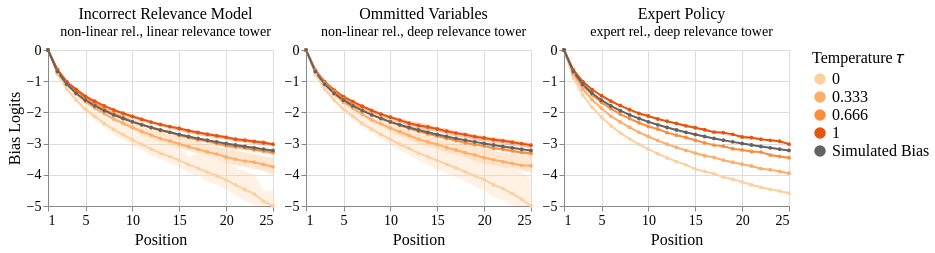

The code cell stored with this chart in its notebook:
### Code cell
def plot_bias(experiment, policy_strength, use_propensity_weighting, title="", subtitle="", width=225, height=156, color="blues", show_axis_title=True):
    scheme = {
        "blue": ["#C6DBEF", "#9ECAE1", "#6BAED6", "#3182BD", "#636363"],
        "green": ["#C7E9C0", "#A1D99B", "#74C476", "#31A354", "#636363"],
        "orange": ["#FDD0A2", "#fdae6b", "#FD8D3C", "#E6550E", "#636363"],
    }[color]

    
    bias_df = load(experiment, "bias.csv")
    bias_df = bias_df[bias_df["policy_strength"] == policy_strength]
    bias_df = bias_df[bias_df["use_propensity_weighting"] == use_propensity_weighting]

    
    n_positions = bias_df.position.max() + 1
    true_bias_df = pd.DataFrame(
        {
            "position": range(n_positions),
            "examination": get_position_bias(n_positions, 1),
            "policy_temperature": "Simulated Bias"
        }
    )

    bias_df = pd.concat([bias_df, true_bias_df])
    bias_df["position"] += 1

    base = alt.Chart(bias_df, width=width, height=height, title=alt.Title(text=title, subtitle=subtitle)).encode(
        x=alt.X("position:Q", title="Position").axis(labelAngle=0, values=[1, 5, 10, 15, 20, 25]).scale(nice=False)
    )
    
    line = base.mark_line(point=True, opacity=1).encode(
        y=alt.Y("mean(examination):Q", title="Bias Logits" if show_axis_title else None).scale(domain=(-5, 0), clamp=True),
        color=alt.Color("policy_temperature:O", title="Temperature 𝜏").scale(range=scheme)
    )
    
    ci = base.mark_errorband(extent="ci").encode(
        y=alt.Y("examination:Q", title="Bias Logits" if show_axis_title else None).scale(domain=(-5, 0), clamp=True),
        color=alt.Color("policy_temperature:O").scale(range=scheme)
    )
    
    return ci + line



misfit_linear = plot_bias("3-model-misfit-linear", policy_strength=1, use_propensity_weighting=False, color="orange", title="Incorrect Relevance Model", subtitle="non-linear rel., linear relevance tower")
omitted_features = plot_bias("3-model-misfit-omitted-features", policy_strength=1, use_propensity_weighting=False, color="orange", title="Ommitted Variables", subtitle="non-linear rel., deep relevance tower", show_axis_title=False)
expert_policy = plot_bias("3-expert-policy", policy_strength=1, use_propensity_weighting=False, color="orange", title="Expert Policy", subtitle="expert rel., deep relevance tower", show_axis_title=False)


chart = (
    misfit_linear | omitted_features | expert_policy
).configure_line(
    size=2
).configure_point(
    size=15
).resolve_scale(
    y="shared"
).configure_concat(
    spacing=5
)

chart

### Figure 1 — Vega-Lite specification as saved in the notebook (floating-point values rounded to 4 significant figures; data arrays with more than 128 entries replaced by an {"elided": "..."} marker saying what was removed)
{"config": {"title": {"font": "serif", "fontWeight": "normal", "fontSize": 16, "dx": 5, "subtitleFont": "serif", "subtitleFontSize": 14}, "axis": {"titleFont": "serif", "titleFontWeight": "normal", "titleFontSize": 16, "labelFont": "serif", "labelFontWeight": "normal", "labelFontSize": 14}, "headerColumn": {"titleFont": "serif", "titleFontWeight": "normal", "titleFontSize": 16, "labelFont": "serif", "labelFontWeight": "normal", "labelFontSize": 16}, "text": {"font": "serif", "fontSize": 14}, "legend": {"symbolOpacity": 1, "titleFont": "serif", "titleFontWeight": "normal", "titleFontSize": 16, "labelFont": "serif", "labelFontWeight": "normal", "labelFontSize": 16}, "concat": {"spacing": 5}, "line": {"size": 2}, "point": {"size": 15}}, "hconcat": [{"layer": [{"mark": {"type": "errorband", "extent": "ci"}, "encoding": {"color": {"field": "policy_temperature", "scale": {"range": ["#FDD0A2", "#fdae6b", "#FD8D3C", "#E6550E", "#636363"]}, "type": "ordinal"}, "x": {"axis": {"labelAngle": 0, "values": [1, 5, 10, 15, 20, 25]}, "field": "position", "scale": {"nice": false}, "title": "Position", "type": "quantitative"}, "y": {"field": "examination", "scale": {"domain": [-5, 0], "clamp": true}, "title": "Bias Logits", "type": "quantitative"}}, "title": {"text": "Incorrect Relevance Model", "subtitle": "non-linear rel., linear relevance tower"}}, {"mark": {"type": "line", "opacity": 1, "point": true}, "encoding": {"color": {"field": "policy_temperature", "scale": {"range": ["#FDD0A2", "#fdae6b", "#FD8D3C", "#E6550E", "#636363"]}, "title": "Temperature 𝜏", "type": "ordinal"}, "x": {"axis": {"labelAngle": 0, "values": [1, 5, 10, 15, 20, 25]}, "field": "position", "scale": {"nice": false}, "title": "Position", "type": "quantitative"}, "y": {"aggregate": "mean", "field": "examination", "scale": {"domain": [-5, 0], "clamp": true}, "title": "Bias Logits", "type": "quantitative"}}, "title": {"text": "Incorrect Relevance Model", "subtitle": "non-linear rel., linear relevance tower"}}], "data": {"name": "data-5b79aca4e542535dfd5bfc94f4a21ace"}, "height": 156, "width": 225}, {"layer": [{"mark": {"type": "errorband", "extent": "ci"}, "encoding": {"color": {"field": "policy_temperature", "scale": {"range": ["#FDD0A2", "#fdae6b", "#FD8D3C", "#E6550E", "#636363"]}, "type": "ordinal"}, "x": {"axis": {"labelAngle": 0, "values": [1, 5, 10, 15, 20, 25]}, "field": "position", "scale": {"nice": false}, "title": "Position", "type": "quantitative"}, "y": {"field": "examination", "scale": {"domain": [-5, 0], "clamp": true}, "title": null, "type": "quantitative"}}, "title": {"text": "Ommitted Variables", "subtitle": "non-linear rel., deep relevance tower"}}, {"mark": {"type": "line", "opacity": 1, "point": true}, "encoding": {"color": {"field": "policy_temperature", "scale": {"range": ["#FDD0A2", "#fdae6b", "#FD8D3C", "#E6550E", "#636363"]}, "title": "Temperature 𝜏", "type": "ordinal"}, "x": {"axis": {"labelAngle": 0, "values": [1, 5, 10, 15, 20, 25]}, "field": "position", "scale": {"nice": false}, "title": "Position", "type": "quantitative"}, "y": {"aggregate": "mean", "field": "examination", "scale": {"domain": [-5, 0], "clamp": true}, "title": null, "type": "quantitative"}}, "title": {"text": "Ommitted Variables", "subtitle": "non-linear rel., deep relevance tower"}}], "data": {"name": "data-f29795c92c6b96d9fe631a6c04923f01"}, "height": 156, "width": 225}, {"layer": [{"mark": {"type": "errorband", "extent": "ci"}, "encoding": {"color": {"field": "policy_temperature", "scale": {"range": ["#FDD0A2", "#fdae6b", "#FD8D3C", "#E6550E", "#636363"]}, "type": "ordinal"}, "x": {"axis": {"labelAngle": 0, "values": [1, 5, 10, 15, 20, 25]}, "field": "position", "scale": {"nice": false}, "title": "Position", "type": "quantitative"}, "y": {"field": "examination", "scale": {"domain": [-5, 0], "clamp": true}, "title": null, "type": "quantitative"}}, "title": {"text": "Expert Policy", "subtitle": "expert rel., deep relevance tower"}}, {"mark": {"type": "line", "opacity": 1, "point": true}, "encoding": {"color": {"field": "policy_temperature", "scale": {"range": ["#FDD0A2", "#fdae6b", "#FD8D3C", "#E6550E", "#636363"]}, "title": "Temperature 𝜏", "type": "ordinal"}, "x": {"axis": {"labelAngle": 0, "values": [1, 5, 10, 15, 20, 25]}, "field": "position", "scale": {"nice": false}, "title": "Position", "type": "quantitative"}, "y": {"aggregate": "mean", "field": "examination", "scale": {"domain": [-5, 0], "clamp": true}, "title": null, "type": "quantitative"}}, "title": {"text": "Expert Policy", "subtitle": "expert rel., deep relevance tower"}}], "data": {"name": "data-c45cddd0b5b49f00bd3c7dac951d6de6"}, "height": 156, "width": 225}], "resolve": {"scale": {"y": "shared"}}, "$schema": "https://vega.github.io/schema/vega-lite/v5.20.1.json", "datasets": {"data-5b79aca4e542535dfd5bfc94f4a21ace": {"elided": "325 records"}, "data-f29795c92c6b96d9fe631a6c04923f01": {"elided": "325 records"}, "data-c45cddd0b5b49f00bd3c7dac951d6de6": {"elided": "325 records"}}}
